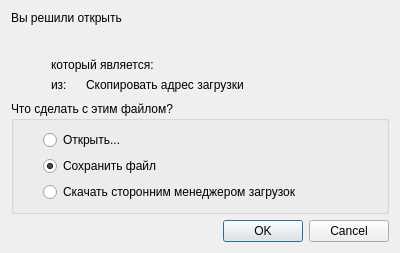
<?xml version="1.0" encoding="UTF-8"?>
<ui version="4.0">
 <class>DownloadOptionsDialog</class>
 <widget class="QDialog" name="DownloadOptionsDialog">
  <property name="geometry">
   <rect>
    <x>0</x>
    <y>0</y>
    <width>400</width>
    <height>251</height>
   </rect>
  </property>
  <property name="minimumSize">
   <size>
    <width>400</width>
    <height>0</height>
   </size>
  </property>
  <layout class="QGridLayout" name="gridLayout_2">
   <item row="9" column="0" colspan="3">
    <widget class="QDialogButtonBox" name="buttonBox">
     <property name="orientation">
      <enum>Qt::Horizontal</enum>
     </property>
     <property name="standardButtons">
      <set>QDialogButtonBox::Cancel|QDialogButtonBox::Ok</set>
     </property>
    </widget>
   </item>
   <item row="7" column="0" colspan="3">
    <widget class="QGroupBox" name="groupBox">
     <property name="title">
      <string>Что сделать с этим файлом?</string>
     </property>
     <layout class="QGridLayout" name="gridLayout">
      <item row="0" column="0">
       <spacer name="horizontalSpacer">
        <property name="orientation">
         <enum>Qt::Horizontal</enum>
        </property>
        <property name="sizeType">
         <enum>QSizePolicy::Fixed</enum>
        </property>
        <property name="sizeHint" stdset="0">
         <size>
          <width>20</width>
          <height>20</height>
         </size>
        </property>
       </spacer>
      </item>
      <item row="0" column="1">
       <widget class="QRadioButton" name="radioOpen">
        <property name="text">
         <string>Открыть...</string>
        </property>
       </widget>
      </item>
      <item row="1" column="1">
       <widget class="QRadioButton" name="radioSave">
        <property name="text">
         <string>Сохранить файл</string>
        </property>
        <property name="checked">
         <bool>true</bool>
        </property>
       </widget>
      </item>
      <item row="2" column="1">
       <widget class="QRadioButton" name="radioExternal">
        <property name="text">
         <string>Скачать сторонним менеджером загрузок</string>
        </property>
       </widget>
      </item>
     </layout>
    </widget>
   </item>
   <item row="3" column="0" colspan="3">
    <layout class="QVBoxLayout" name="verticalLayout">
     <property name="spacing">
      <number>0</number>
     </property>
     <item>
      <layout class="QHBoxLayout" name="horizontalLayout_3">
       <property name="spacing">
        <number>7</number>
       </property>
       <item>
        <spacer name="horizontalSpacer_4">
         <property name="orientation">
          <enum>Qt::Horizontal</enum>
         </property>
         <property name="sizeType">
          <enum>QSizePolicy::Fixed</enum>
         </property>
         <property name="sizeHint" stdset="0">
          <size>
           <width>8</width>
           <height>20</height>
          </size>
         </property>
        </spacer>
       </item>
       <item>
        <widget class="QLabel" name="iconLabel">
         <property name="minimumSize">
          <size>
           <width>24</width>
           <height>24</height>
          </size>
         </property>
         <property name="maximumSize">
          <size>
           <width>24</width>
           <height>24</height>
          </size>
         </property>
        </widget>
       </item>
       <item>
        <widget class="SqueezeLabelV2" name="fileName">
         <property name="text">
          <string/>
         </property>
         <property name="textInteractionFlags">
          <set>Qt::LinksAccessibleByMouse|Qt::TextSelectableByMouse</set>
         </property>
        </widget>
       </item>
      </layout>
     </item>
     <item>
      <widget class="QFrame" name="mimeFrame">
       <layout class="QHBoxLayout" name="horizontalLayout">
        <property name="leftMargin">
         <number>0</number>
        </property>
        <property name="topMargin">
         <number>0</number>
        </property>
        <property name="rightMargin">
         <number>0</number>
        </property>
        <property name="bottomMargin">
         <number>0</number>
        </property>
        <item>
         <spacer name="horizontalSpacer_2">
          <property name="orientation">
           <enum>Qt::Horizontal</enum>
          </property>
          <property name="sizeType">
           <enum>QSizePolicy::Fixed</enum>
          </property>
          <property name="sizeHint" stdset="0">
           <size>
            <width>40</width>
            <height>20</height>
           </size>
          </property>
         </spacer>
        </item>
        <item>
         <widget class="QLabel" name="label_5">
          <property name="sizePolicy">
           <sizepolicy hsizetype="Maximum" vsizetype="Preferred">
            <horstretch>0</horstretch>
            <verstretch>0</verstretch>
           </sizepolicy>
          </property>
          <property name="text">
           <string>&lt;html&gt;&lt;head/&gt;&lt;body&gt;&lt;p&gt;который является:&lt;/p&gt;&lt;/body&gt;&lt;/html&gt;</string>
          </property>
         </widget>
        </item>
        <item>
         <widget class="QLabel" name="mimeName"/>
        </item>
       </layout>
      </widget>
     </item>
     <item>
      <widget class="QFrame" name="fromFrame">
       <layout class="QHBoxLayout" name="horizontalLayout_2">
        <property name="leftMargin">
         <number>0</number>
        </property>
        <property name="topMargin">
         <number>0</number>
        </property>
        <property name="rightMargin">
         <number>0</number>
        </property>
        <property name="bottomMargin">
         <number>0</number>
        </property>
        <item>
         <spacer name="horizontalSpacer_3">
          <property name="orientation">
           <enum>Qt::Horizontal</enum>
          </property>
          <property name="sizeType">
           <enum>QSizePolicy::Fixed</enum>
          </property>
          <property name="sizeHint" stdset="0">
           <size>
            <width>40</width>
            <height>20</height>
           </size>
          </property>
         </spacer>
        </item>
        <item>
         <widget class="QLabel" name="label_3">
          <property name="sizePolicy">
           <sizepolicy hsizetype="Maximum" vsizetype="Preferred">
            <horstretch>0</horstretch>
            <verstretch>0</verstretch>
           </sizepolicy>
          </property>
          <property name="text">
           <string>из:</string>
          </property>
         </widget>
        </item>
        <item>
         <widget class="QLabel" name="fromServer">
          <property name="sizePolicy">
           <sizepolicy hsizetype="Maximum" vsizetype="Preferred">
            <horstretch>0</horstretch>
            <verstretch>0</verstretch>
           </sizepolicy>
          </property>
          <property name="text">
           <string/>
          </property>
          <property name="textInteractionFlags">
           <set>Qt::LinksAccessibleByMouse|Qt::TextSelectableByMouse</set>
          </property>
         </widget>
        </item>
        <item>
         <widget class="ClickableLabel" name="copyDownloadLink">
          <property name="cursor">
           <cursorShape>PointingHandCursor</cursorShape>
          </property>
          <property name="text">
           <string>Скопировать адрес загрузки</string>
          </property>
          <property name="html-link-look" stdset="0">
           <bool>true</bool>
          </property>
         </widget>
        </item>
       </layout>
      </widget>
     </item>
    </layout>
   </item>
   <item row="0" column="0" colspan="3">
    <widget class="QLabel" name="label">
     <property name="text">
      <string>&lt;html&gt;&lt;head/&gt;&lt;body&gt;&lt;p&gt;Вы решили открыть&lt;/p&gt;&lt;/body&gt;&lt;/html&gt;</string>
     </property>
    </widget>
   </item>
   <item row="8" column="0">
    <spacer name="verticalSpacer">
     <property name="orientation">
      <enum>Qt::Vertical</enum>
     </property>
     <property name="sizeHint" stdset="0">
      <size>
       <width>0</width>
       <height>0</height>
      </size>
     </property>
    </spacer>
   </item>
   <item row="4" column="1">
    <spacer name="verticalSpacer_2">
     <property name="orientation">
      <enum>Qt::Vertical</enum>
     </property>
     <property name="sizeHint" stdset="0">
      <size>
       <width>0</width>
       <height>0</height>
      </size>
     </property>
    </spacer>
   </item>
  </layout>
 </widget>
 <customwidgets>
  <customwidget>
   <class>SqueezeLabelV2</class>
   <extends>QLabel</extends>
   <header>squeezelabelv2.h</header>
  </customwidget>
  <customwidget>
   <class>ClickableLabel</class>
   <extends>QLabel</extends>
   <header>clickablelabel.h</header>
  </customwidget>
 </customwidgets>
 <resources/>
 <connections>
  <connection>
   <sender>buttonBox</sender>
   <signal>accepted()</signal>
   <receiver>DownloadOptionsDialog</receiver>
   <slot>accept()</slot>
   <hints>
    <hint type="sourcelabel">
     <x>248</x>
     <y>254</y>
    </hint>
    <hint type="destinationlabel">
     <x>157</x>
     <y>274</y>
    </hint>
   </hints>
  </connection>
  <connection>
   <sender>buttonBox</sender>
   <signal>rejected()</signal>
   <receiver>DownloadOptionsDialog</receiver>
   <slot>reject()</slot>
   <hints>
    <hint type="sourcelabel">
     <x>316</x>
     <y>260</y>
    </hint>
    <hint type="destinationlabel">
     <x>286</x>
     <y>274</y>
    </hint>
   </hints>
  </connection>
 </connections>
</ui>
